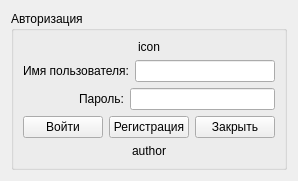
<?xml version="1.0" encoding="UTF-8"?>
<ui version="4.0">
 <class>authorization_form</class>
 <widget class="QWidget" name="authorization_form">
  <property name="geometry">
   <rect>
    <x>0</x>
    <y>0</y>
    <width>277</width>
    <height>170</height>
   </rect>
  </property>
  <property name="windowTitle">
   <string>Blockchain DSD</string>
  </property>
  <layout class="QVBoxLayout" name="verticalLayout_2">
   <item>
    <widget class="QGroupBox" name="groupBox">
     <property name="title">
      <string>Авторизация</string>
     </property>
     <layout class="QVBoxLayout" name="verticalLayout">
      <item>
       <widget class="QLabel" name="image">
        <property name="text">
         <string>icon</string>
        </property>
        <property name="alignment">
         <set>Qt::AlignCenter</set>
        </property>
       </widget>
      </item>
      <item>
       <layout class="QHBoxLayout" name="horizontalLayout" stretch="0,1">
        <item>
         <widget class="QLabel" name="label">
          <property name="text">
           <string>Имя пользователя:</string>
          </property>
         </widget>
        </item>
        <item>
         <widget class="QLineEdit" name="login_line"/>
        </item>
       </layout>
      </item>
      <item>
       <layout class="QHBoxLayout" name="horizontalLayout_2" stretch="0,1">
        <property name="leftMargin">
         <number>56</number>
        </property>
        <item>
         <widget class="QLabel" name="label_2">
          <property name="text">
           <string>Пароль:</string>
          </property>
         </widget>
        </item>
        <item>
         <widget class="QLineEdit" name="pass_line"/>
        </item>
       </layout>
      </item>
      <item>
       <layout class="QHBoxLayout" name="horizontalLayout_3">
        <item>
         <widget class="QPushButton" name="enter_btn">
          <property name="text">
           <string>Войти</string>
          </property>
         </widget>
        </item>
        <item>
         <widget class="QPushButton" name="reg_btn">
          <property name="text">
           <string>Регистрация</string>
          </property>
         </widget>
        </item>
        <item>
         <widget class="QPushButton" name="close_btn">
          <property name="text">
           <string>Закрыть</string>
          </property>
         </widget>
        </item>
       </layout>
      </item>
      <item>
       <widget class="QLabel" name="by_author">
        <property name="text">
         <string>author</string>
        </property>
        <property name="alignment">
         <set>Qt::AlignCenter</set>
        </property>
       </widget>
      </item>
     </layout>
    </widget>
   </item>
  </layout>
 </widget>
 <resources/>
 <connections/>
</ui>
